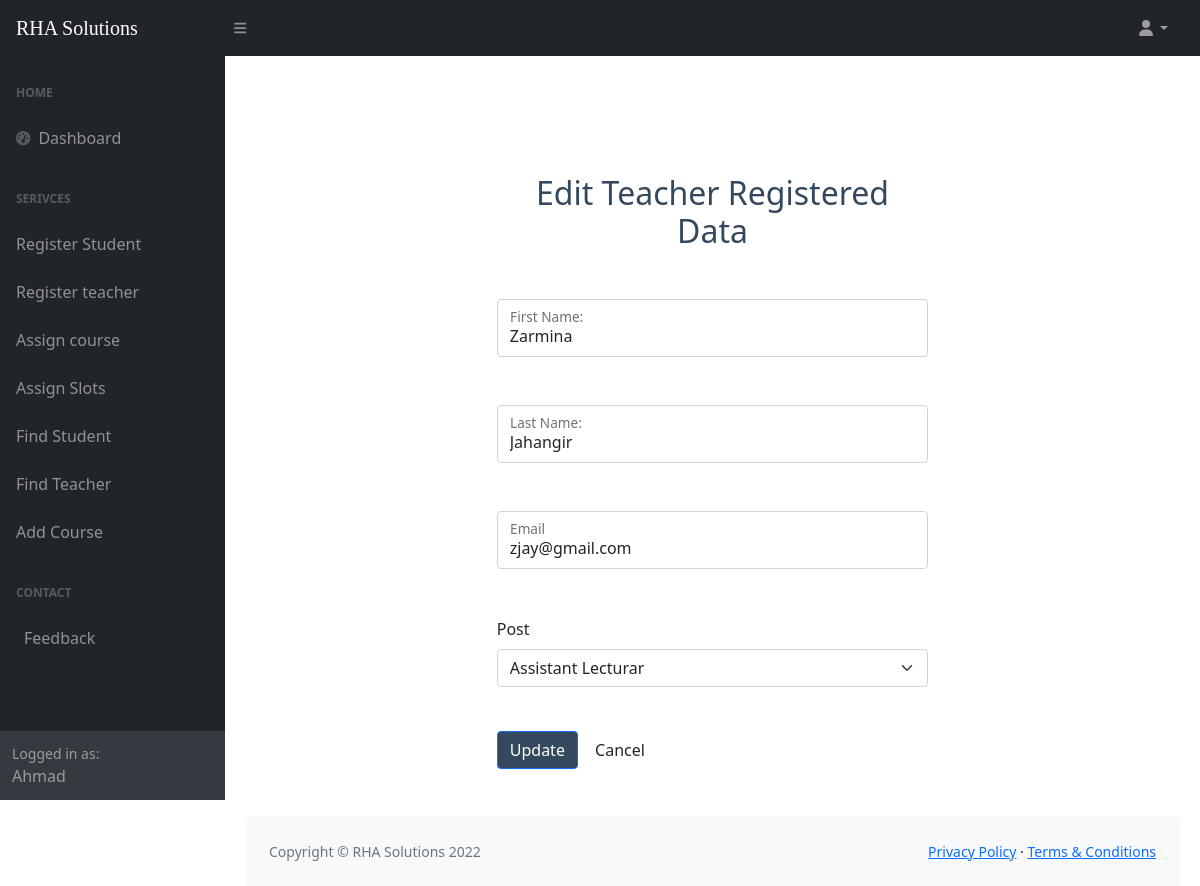
Screenshot of /edit_teacher.php?t_id=1 (signed in) with the database file from the repository.
### tables this page shows
CREATE TABLE `teach` (
  `t_id` int(11) NOT NULL,
  `f_name` varchar(100) NOT NULL,
  `l_name` varchar(100) NOT NULL,
  `email` varchar(100) NOT NULL,
  `p_id` int(10) NOT NULL
);

### edit_teacher.php (the view, shortened to what this page needs)
<?php include 'connection.php';
$id = $_GET['t_id'];
$select = "SELECT * FROM teach WHERE t_id=$id";
$data = mysqli_query($conn, $select) or die( mysqli_error($conn));
$row1 = mysqli_fetch_array($data);
if($_SESSION["fname"]) {
?>
<!DOCTYPE html>
<html lang="en">
<head>
    <link href="https://cdn.jsdelivr.net/npm/simple-datatables@latest/dist/style.css" rel="stylesheet" />
    <link href="css/styles.css" rel="stylesheet" />
</head>
<body class="sb-nav-fixed">
<?php include ('header.php'); ?>
        <div id="layoutSidenav_content">
            <main>
                <div class="container-fluid px-4">
                    <div class="row justify-content-center my-5">
          <div class="col-lg-6">
          <div class="text-center">
                                <h2 style="color:#34495e">Edit Teacher Registered Data</h2>
                            </div>
          <form action="" method="post">
          <div class="form-floating my-5">
            <input
            value="<?php echo $row1['f_name']?>"
            name="fname"
              type="name"
              id="fname"
              placeholder="e.g. Muhammad"
              class="form-control"
            />
            <label for="name" class="form-label">First Name:</label>
          </div>
          <div class="form-floating my-5">
            <input
            value="<?php echo $row1['l_name']?>"
            name="lname"
              type="name"
              class="form-control"
              id="lname"
              placeholder="e.g Ahmad"
            />
            <label  for="lname" class="form-label">Last Name:</label>
          </div>
          <div class="form-floating my-5">
            <input
            value="<?php echo $row1['email']?>"
              name="email"
              type="text"
              class="form-control"
              id="email-std"
              placeholder="Example@rhaerp.com"
            />
            <label  name="email" class="form-label">Email</label>
          </div>
          <label for="post" class="form-label">Post</label>
              <select name="p_id" id="post" class="form-select" style="margin-bottom: 20px;">
                <?php
                $query = "SELECT p_id, p_name FROM post";
                $data1 = mysqli_query($conn, $query);
                $res1 = mysqli_num_rows($data1);
                if ($res1) {
                  while ($res1 = mysqli_fetch_array($data1)) {
                    $post_name = $res1['p_name'];
                    $post_id = $res1['p_id'];
                    echo '<option value="' . $post_id . ' ">' . $post_name . '</option>';
                  }
                }
                ?>
              </select>
            <br>
            <button value="update-btn" name="update-btn" class="btn btn-primary" style="background-color:#34495e">Update</button>
            <a href="index.php" id="cancel" name="cancel" class="btn btn-default">Cancel</a>
        </form>
            </main>
            <footer class="py-4 bg-light mt-auto">
                <div class="container-fluid px-4">
                    <div class="d-flex align-items-center justify-content-between small">
                        <div class="text-muted">Copyright &copy; RHA Solutions 2022</div>
                        <div>
                            <a href="#">Privacy Policy</a>
                            &middot;
                            <a href="#">Terms &amp; Conditions</a>
                        </div>
                    </div>
                </div>
            </footer>
        </div>
    </div>
    <?php
}
else {
    include ('login.php');
}
 ?>
</body>
</html>

### rows the page displays
teach: fname "Zarmina", lname "Jahangir", email "zjay@gmail.com"

### other values shown
$_SESSION["fname"] "Ahmad"
form field p_id "Assistant Lecturar"
